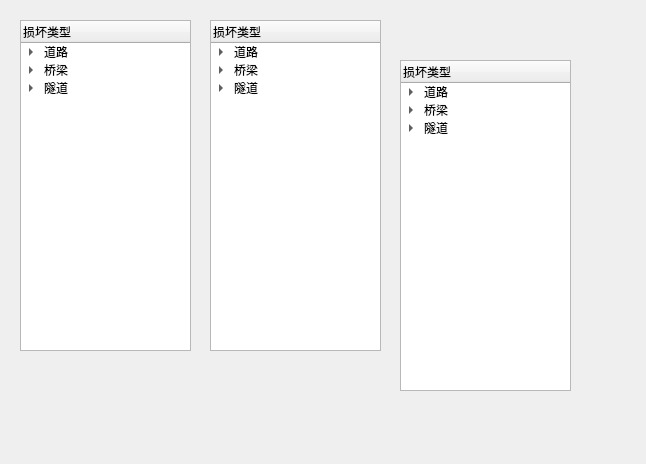
<?xml version="1.0" encoding="UTF-8"?>
<ui version="4.0">
 <class>infoinput</class>
 <widget class="QWidget" name="infoinput">
  <property name="geometry">
   <rect>
    <x>0</x>
    <y>0</y>
    <width>646</width>
    <height>464</height>
   </rect>
  </property>
  <property name="windowTitle">
   <string>Form</string>
  </property>
  <widget class="QTreeWidget" name="treeWidget">
   <property name="geometry">
    <rect>
     <x>20</x>
     <y>20</y>
     <width>171</width>
     <height>331</height>
    </rect>
   </property>
   <property name="selectionMode">
    <enum>QAbstractItemView::MultiSelection</enum>
   </property>
   <property name="selectionBehavior">
    <enum>QAbstractItemView::SelectColumns</enum>
   </property>
   <property name="allColumnsShowFocus">
    <bool>false</bool>
   </property>
   <property name="headerHidden">
    <bool>false</bool>
   </property>
   <column>
    <property name="text">
     <string>损坏类型</string>
    </property>
   </column>
   <item>
    <property name="text">
     <string>道路</string>
    </property>
    <item>
     <property name="text">
      <string>路面</string>
     </property>
     <item>
      <property name="text">
       <string>隆起开裂</string>
      </property>
     </item>
     <item>
      <property name="text">
       <string>水毁</string>
      </property>
     </item>
     <item>
      <property name="text">
       <string>积雪</string>
      </property>
     </item>
     <item>
      <property name="text">
       <string>掩埋</string>
      </property>
     </item>
    </item>
    <item>
     <property name="text">
      <string>路基</string>
     </property>
     <item>
      <property name="text">
       <string>沉陷</string>
      </property>
     </item>
    </item>
   </item>
   <item>
    <property name="text">
     <string>桥梁</string>
    </property>
    <item>
     <property name="text">
      <string>挡防结构</string>
     </property>
     <item>
      <property name="text">
       <string>倒塌</string>
      </property>
     </item>
    </item>
   </item>
   <item>
    <property name="text">
     <string>隧道</string>
    </property>
    <item>
     <property name="text">
      <string>洞口</string>
     </property>
     <item>
      <property name="text">
       <string>坍塌</string>
      </property>
     </item>
    </item>
   </item>
  </widget>
  <widget class="QTreeWidget" name="treeWidget_2">
   <property name="geometry">
    <rect>
     <x>210</x>
     <y>20</y>
     <width>171</width>
     <height>331</height>
    </rect>
   </property>
   <property name="selectionMode">
    <enum>QAbstractItemView::MultiSelection</enum>
   </property>
   <property name="selectionBehavior">
    <enum>QAbstractItemView::SelectRows</enum>
   </property>
   <property name="allColumnsShowFocus">
    <bool>false</bool>
   </property>
   <property name="headerHidden">
    <bool>false</bool>
   </property>
   <column>
    <property name="text">
     <string>损坏类型</string>
    </property>
   </column>
   <item>
    <property name="text">
     <string>道路</string>
    </property>
    <item>
     <property name="text">
      <string>路面</string>
     </property>
     <item>
      <property name="text">
       <string>隆起开裂</string>
      </property>
     </item>
     <item>
      <property name="text">
       <string>水毁</string>
      </property>
     </item>
     <item>
      <property name="text">
       <string>积雪</string>
      </property>
     </item>
     <item>
      <property name="text">
       <string>掩埋</string>
      </property>
     </item>
    </item>
    <item>
     <property name="text">
      <string>路基</string>
     </property>
     <item>
      <property name="text">
       <string>沉陷</string>
      </property>
     </item>
    </item>
   </item>
   <item>
    <property name="text">
     <string>桥梁</string>
    </property>
    <item>
     <property name="text">
      <string>挡防结构</string>
     </property>
     <item>
      <property name="text">
       <string>倒塌</string>
      </property>
     </item>
    </item>
   </item>
   <item>
    <property name="text">
     <string>隧道</string>
    </property>
    <item>
     <property name="text">
      <string>洞口</string>
     </property>
     <item>
      <property name="text">
       <string>坍塌</string>
      </property>
     </item>
    </item>
   </item>
  </widget>
  <widget class="QTreeWidget" name="treeWidget_3">
   <property name="geometry">
    <rect>
     <x>400</x>
     <y>60</y>
     <width>171</width>
     <height>331</height>
    </rect>
   </property>
   <property name="selectionMode">
    <enum>QAbstractItemView::ContiguousSelection</enum>
   </property>
   <property name="selectionBehavior">
    <enum>QAbstractItemView::SelectItems</enum>
   </property>
   <property name="allColumnsShowFocus">
    <bool>false</bool>
   </property>
   <property name="headerHidden">
    <bool>false</bool>
   </property>
   <column>
    <property name="text">
     <string>损坏类型</string>
    </property>
   </column>
   <item>
    <property name="text">
     <string>道路</string>
    </property>
    <item>
     <property name="text">
      <string>路面</string>
     </property>
     <item>
      <property name="text">
       <string>隆起开裂</string>
      </property>
     </item>
     <item>
      <property name="text">
       <string>水毁</string>
      </property>
     </item>
     <item>
      <property name="text">
       <string>积雪</string>
      </property>
     </item>
     <item>
      <property name="text">
       <string>掩埋</string>
      </property>
     </item>
    </item>
    <item>
     <property name="text">
      <string>路基</string>
     </property>
     <item>
      <property name="text">
       <string>沉陷</string>
      </property>
     </item>
    </item>
   </item>
   <item>
    <property name="text">
     <string>桥梁</string>
    </property>
    <item>
     <property name="text">
      <string>挡防结构</string>
     </property>
     <item>
      <property name="text">
       <string>倒塌</string>
      </property>
     </item>
    </item>
   </item>
   <item>
    <property name="text">
     <string>隧道</string>
    </property>
    <item>
     <property name="text">
      <string>洞口</string>
     </property>
     <item>
      <property name="text">
       <string>坍塌</string>
      </property>
     </item>
    </item>
   </item>
  </widget>
 </widget>
 <resources/>
 <connections/>
</ui>
